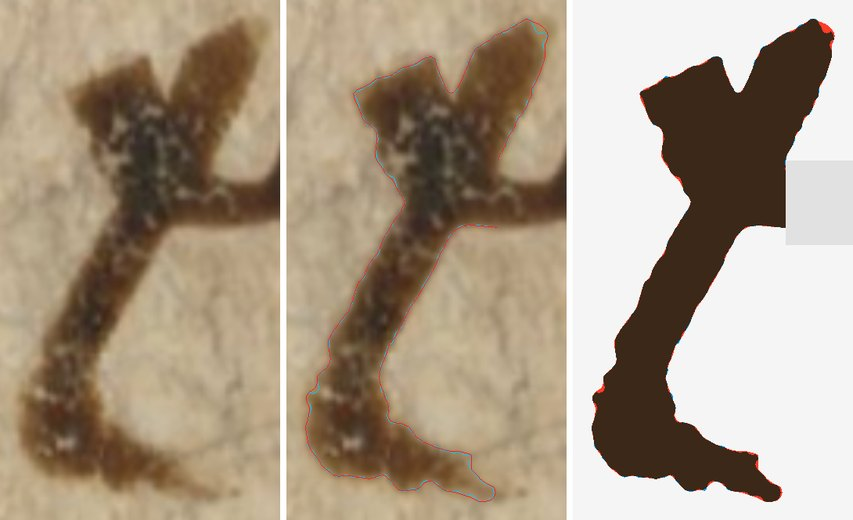
#> input picture Birmingham Hijazi (new - from the Birmingham manuscript)/source/audit/AIN.fina.jpg, 853 x 520 px
$ python dashes.py audit/AIN.fina.jpg out.png out.png
#> lines starting #> are read from the running program, lines starting #| are printed output that depends on the picture; after the words box and inside, x2 and y2 are one past the last pixel; in counts of white or black regions, pixels touching at a corner belong together
#!/usr/bin/env python3
# -*- coding: utf-8 -*-
# Copyright (c) 2026 Aland Kawa Ali
# Licensed under AANCL v1.0. See the LICENSE file.
"""
The dots of the manuscript.

The scribe writes a dot as a short slanted dash, and two or three dots as
dashes stacked one over the other; clusters of the same dashes close a verse.
This script finds the dashes that stand free on the two pages of the
Birmingham photograph, measures them (length, thickness, slant, how far
stacked dashes are apart, in the dots of a letter and in the mark that closes
a verse, and how far a dash stands from its letter), picks the
dash that is nearest to the median in all three measures, traces its outline in
the same way as the letters, and writes dash.json for build.py.  Only dashes
of dark, whole ink are candidates for tracing (ink at least 110 grey levels
darker than the parchment, outline at least 93 % of its convex hull).

Usage:  python dashes.py [manuscript/full.jpg] [dash.json] [picture.png]
Needs:  numpy, pillow, scipy, scikit-image, shapely
"""
import json
import os
import sys

import numpy as np
from PIL import Image
from scipy import ndimage as ndi
from shapely.geometry import Polygon
from skimage import measure
from skimage.morphology import convex_hull_image

sys.path.insert(0, os.path.dirname(os.path.abspath(__file__)))
import tracer as T  # noqa: E402

HERE = os.path.dirname(os.path.abspath(__file__))
K = T.K


def axes(mask, k=1):
    """Length, thickness and slant (degrees, up to the right) of a mask."""
    ys, xs = np.nonzero(mask)
    q = np.stack([xs, -ys], 1).astype(float) / k
    q -= q.mean(0)
    ev, evec = np.linalg.eigh(np.cov(q.T))
    v = evec[:, 1] if evec[0, 1] >= 0 else -evec[:, 1]
    return float(np.ptp(q @ v)), float(np.ptp(q @ evec[:, 0])), float(np.degrees(np.arctan2(v[1], v[0])))


def fine(crop, m):
    """The dash K times finer, cut at the grey half-way between its ink and the parchment;
    and how much darker than the parchment its ink is."""
    dark = np.percentile(crop[m], 20)
    paper = np.median(crop[~ndi.binary_dilation(m, iterations=3)])
    if paper - dark < 50:
        return None, 0.0
    big = T.enlarge(crop, 3) < (dark + paper) / 2
    lab, n = ndi.label(big)
    if not n:
        return None, 0.0
    keep = np.argmax(ndi.sum(big, lab, np.arange(1, n + 1))) + 1
    return lab == keep, float(paper - dark)


def find(path):
#> called with path = 'audit/AIN.fina.jpg'
    rgb = np.asarray(Image.open(path).convert('RGB')).astype(np.float32)
    g = rgb @ np.array([0.299, 0.587, 0.114], dtype=np.float32)
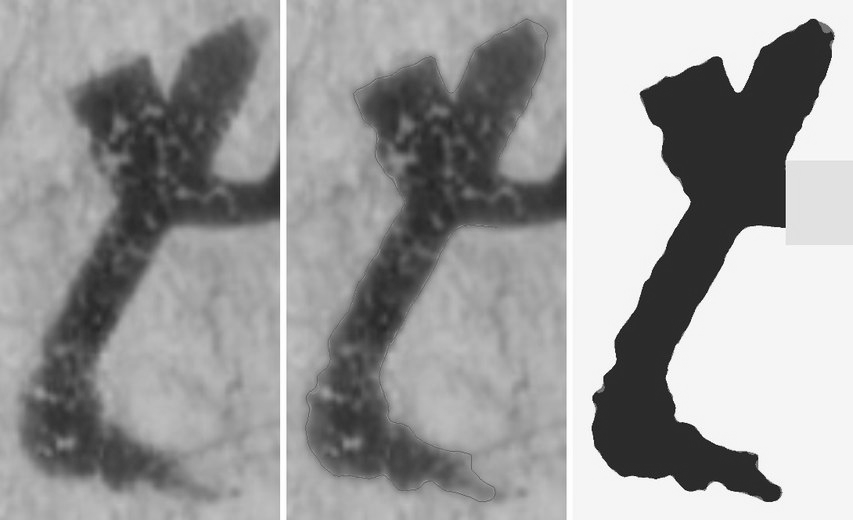
#> g: shape (520, 853) float32; min 10.85, max 255, mean 155.1
    gs = ndi.gaussian_filter(g, 0.6)
    H, W = g.shape
#> H = 520; W = 853
    paper = ndi.percentile_filter(gs[::4, ::4], 80, size=41)
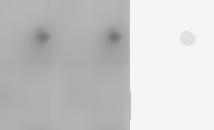
#> paper: shape (130, 214) float32; min 117.4, max 245, mean 201.9
    paper = np.asarray(Image.fromarray(paper).resize((W, H), Image.BILINEAR))
#> paper: shape (520, 853) float32
    ink = gs < (paper + 70) / 2
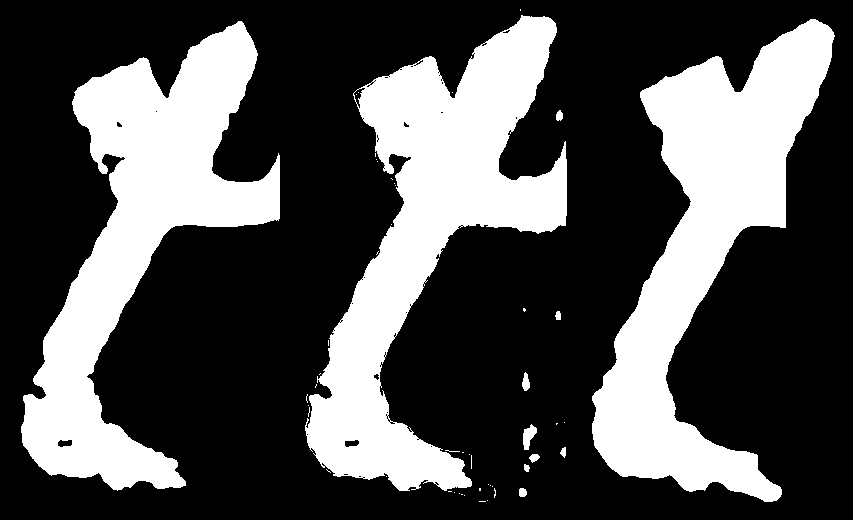
#> ink: shape (520, 853) bool; 31.3% white; 50 white regions (39 under 20 px), largest, box (x1, y1, x2, y2) and area: (305, 15, 567, 491) 47652, (592, 19, 835, 502) 45218, (21, 21, 280, 491) 45209
    lab, n = ndi.label(ink)
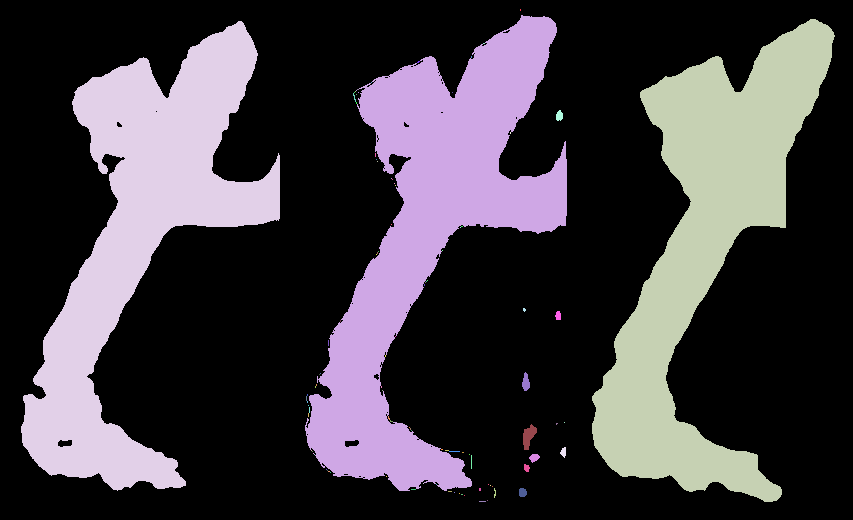
#> lab: shape (520, 853) int32; 99 distinct labels, from 0 to 98; one colour per label, 0 black
#> n = 98
    boxes = ndi.find_objects(lab)
#> boxes = 98 items
    area = ndi.sum(ink, lab, np.arange(1, n + 1))
#> area = 98 values, max 47580 at index 1, min 1 at index 7, mean 1416.8
    letters = np.isin(lab, np.nonzero(area > 400)[0] + 1)           # ink too large to be a dash
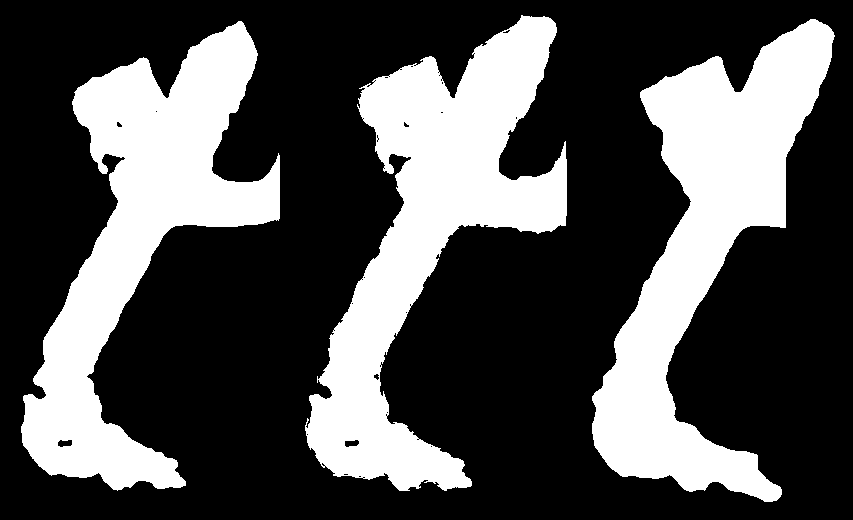
#> letters: shape (520, 853) bool; 31.1% white; 3 white regions, box (x1, y1, x2, y2) and area: (305, 15, 567, 491) 47580, (592, 19, 835, 502) 45218, (21, 21, 280, 491) 45209
    free, small = [], []
    for i, (s, a) in enumerate(zip(boxes, area), 1):
        h, w = s[0].stop - s[0].start, s[1].stop - s[1].start
        if not (35 <= a <= 330 and max(h, w) <= 48 and min(h, w) >= 5):
            continue
        cy, cx = ndi.center_of_mass(lab[s] == i)
        if w >= 1.3 * h:
            small.append((s[1].start + cx, s[0].start + cy))
        r0, r1 = max(s[0].start - 6, 0), min(s[0].stop + 6, H)
        c0, c1 = max(s[1].start - 6, 0), min(s[1].stop + 6, W)
        m = lab[r0:r1, c0:c1] == i
        if (lab[r0:r1, c0:c1] > 0).sum() > 1.15 * m.sum():           # something else in its box
            continue
        f, contrast = fine(gs[r0:r1, c0:c1], m)
        if f is None:
            continue
        L, Tk, ang = axes(f, K)
        if L / Tk < 1.7:
            continue
        # how far the dash stands from the letter it belongs to: the nearer of the ink above and below
        x = int(round(s[1].start + cx))
        col = letters[:, max(x - 4, 0):x + 5].any(axis=1)
        up = np.nonzero(col[:s[0].start][::-1])[0]
        dn = np.nonzero(col[s[0].stop:])[0]
        gaps = [int(v[0]) for v in (up, dn) if len(v)]
        free.append({'x': s[1].start + cx, 'y': s[0].start + cy, 'len': L, 'thick': Tk, 'angle': ang,
                     'gap': min(gaps) if gaps else None, 'box': (r0, r1, c0, c1), 'mask': f, 'grey': gs[r0:r1, c0:c1],
                     'contrast': contrast, 'solid': float(f.sum() / convex_hull_image(f).sum())})
#> this loop made 98 passes
#> (a, h, w) on passes 1 to 12: (2, 2, 1), (47580, 476, 262), (45218, 483, 243), (45209, 470, 259), (2, 1, 2), (2, 2, 1), (4, 2, 3), (1, 1, 1), (2, 1, 2), (1, 1, 1), (1, 1, 1), (1, 1, 1)
#> (a, h, w, cy, cx, r0, r1, c0) on passes 18, 39, 44: (60, 11, 7, 5.42, 2.98, 104, 127, 550), (44, 9, 6, 4.27, 2.82, 305, 326, 549), (103, 19, 8, 10.06, 3.48, 366, 397, 516)
#> after the loop, free = []; small = []
    small = np.array(small)
#> small = empty array
    # dashes that belong together (within 30 px of each other): two or three are the dots
    # of a letter, four to six close a verse
    group = list(range(len(small)))
#> group = []

    def root(a):
        while group[a] != a:
            group[a] = group[group[a]]
            a = group[a]
        return a

    for i in range(len(small)):
        near = np.nonzero(np.hypot(*(small[i + 1:] - small[i]).T) < 30)[0] + i + 1
        for j in near:
            group[root(int(j))] = root(i)
#> this loop made 0 passes
    members = {}
    for i in range(len(small)):
        members.setdefault(root(i), []).append(i)
#> after the loop, members = 0 items
    stack, rows, cols = [], [], []
    for m in members.values():
        p = small[m]
        for (x, y) in p:
            dx, dy = p[:, 0] - x, p[:, 1] - y
            below = (dy > 5) & (np.abs(dx) < 13)
            beside = (dx > 12) & (np.abs(dy) < 12)
            if below.any():
                j = np.nonzero(below)[0][np.argmin(np.hypot(dx[below], dy[below]))]
                (stack if len(m) <= 3 else rows if len(m) <= 6 else []).append((dx[j], dy[j]))
            if beside.any() and 4 <= len(m) <= 6:
                j = np.nonzero(beside)[0][np.argmin(np.hypot(dx[beside], dy[beside]))]
                cols.append((dx[j], dy[j]))
#> after the loop, cols = []
    return free, np.array(stack), np.array(rows), np.array(cols)


def outline(mask):
    """Outline of a fine mask in font units, about its own centre, smoothed like the letters."""
    pad = 3 * K
    F = ndi.gaussian_filter(np.pad(mask.astype(np.float32), pad), 0.45 * K)
    cont = max(measure.find_contours(F, 0.5), key=len)
    ys, xs = np.nonzero(mask)
    cx, cy = xs.mean(), ys.mean()
    poly = Polygon([((j - pad - cx) / K / T.PXU, (cy - (i - pad)) / K / T.PXU) for i, j in cont]).buffer(0)
    return T.smooth_geom(poly, 4).simplify(0.4)


def main():
    path = sys.argv[1] if len(sys.argv) > 1 else os.path.join(HERE, 'manuscript', 'full.jpg')
    out = sys.argv[2] if len(sys.argv) > 2 else os.path.join(HERE, 'dash.json')
    free, stack, rows, cols = find(path)
#> free = []; stack = empty array; rows = empty array; cols = empty array
    med = {k: float(np.median([d[k] for d in free])) for k in ('len', 'thick', 'angle')}
#> med = {'len': nan, 'thick': nan, 'angle': nan}
#> (the run stopped early here; a loop or call above may not have finished)

$ run again, on Birmingham Hijazi (new - from the Birmingham manuscript)/source/audit/AIN.isol.jpg
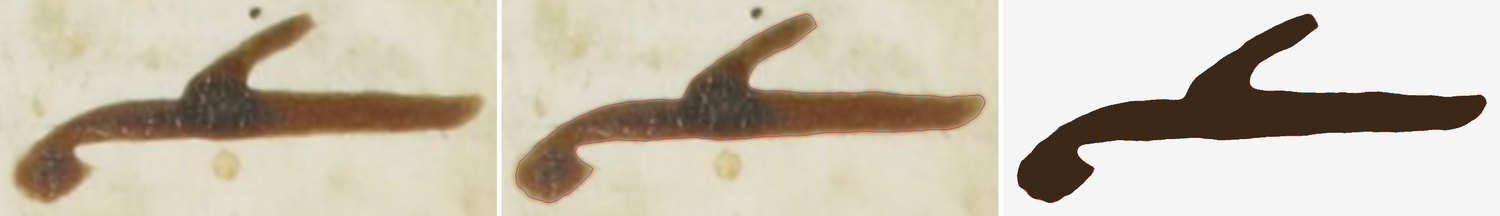
#> input picture Birmingham Hijazi (new - from the Birmingham manuscript)/source/audit/AIN.isol.jpg, 1500 x 216 px
#> ink: shape (216, 1500) bool; 21.5% white; 12 white regions (7 under 20 px), largest, box (x1, y1, x2, y2) and area: (1017, 14, 1487, 203) 23649, (515, 14, 985, 203) 23466, (16, 16, 479, 201) 22390, (250, 9, 260, 18) 68, (752, 9, 762, 18) 66
#> in find, `lab, n = ndi.label(ink)`:
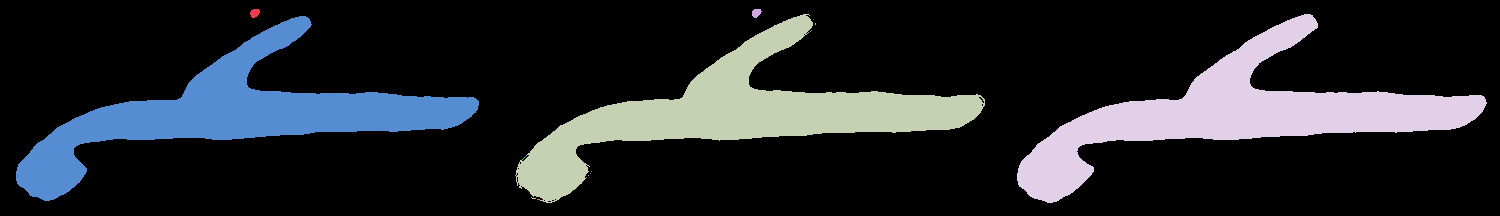
#> lab: shape (216, 1500) int32; 28 distinct labels, from 0 to 27; one colour per label, 0 black
#> in find, `lab, n = ndi.label(ink)`: n = 27
#> boxes = 27 items
#> area = 27 values, max 23649 at index 3, min 1 at index 4, mean 2579.7
#> letters: shape (216, 1500) bool; 21.4% white; 3 white regions, box (x1, y1, x2, y2) and area: (1017, 14, 1487, 203) 23649, (516, 14, 985, 203) 23450, (16, 16, 479, 201) 22390
#> the loop in find, `for i, (s, a) in enumerate(zip(boxes, area), 1):` made 27 passes
#> (a, h, w) on passes 3 to 10: (23450, 189, 469), (23649, 189, 470), (1, 1, 1), (22390, 185, 463), (1, 1, 1), (2, 2, 1), (1, 1, 1), (1, 1, 1)
#> after the loop in find, `for i, (s, a) in enumerate(zip(boxes, area), 1):`:
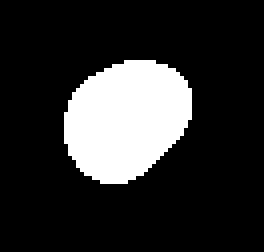
#> f: shape (63, 66) bool (shown 4 times larger); 18% white; 1 white region, box (x1, y1, x2, y2) and area: (16, 15, 48, 46) 749
#> after the loop in find, `for i, (s, a) in enumerate(zip(boxes, area), 1):`: free = []
#> in find, `small = np.array(small)`: small = empty array
#> group = []
#> after the loop in find, `for i in range(len(small)):`: members = 0 items
#> after the loop in find, `for m in members.values():`: cols = []
#> in main, `free, stack, rows, cols = find(path)`: stack = empty array
#> med = {'len': nan, 'thick': nan, 'angle': nan}

$ run again, on Birmingham Hijazi (new - from the Birmingham manuscript)/source/audit/AIN.medi.jpg
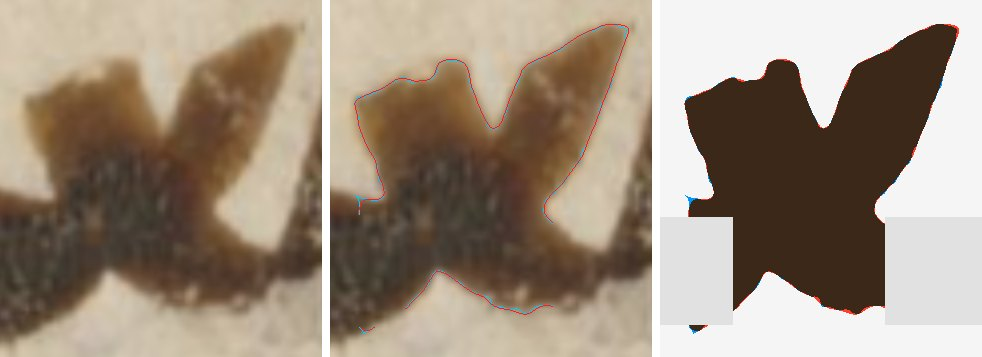
#> input picture Birmingham Hijazi (new - from the Birmingham manuscript)/source/audit/AIN.medi.jpg, 982 x 357 px
#> ink: shape (357, 982) bool; 46.2% white; 6 white regions (1 under 20 px), largest, box (x1, y1, x2, y2) and area: (330, 23, 652, 343) 59557, (0, 27, 322, 343) 57609, (684, 24, 959, 315) 44671, (689, 325, 707, 333) 93, (608, 293, 616, 302) 47
#> in find, `lab, n = ndi.label(ink)`:
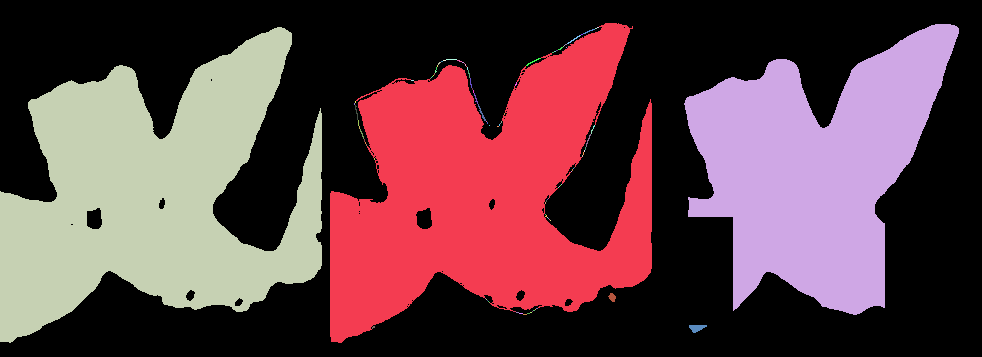
#> lab: shape (357, 982) int32; 105 distinct labels, from 0 to 104; one colour per label, 0 black
#> n = 104
#> boxes = 104 items
#> area = 104 values, max 59182 at index 0, min 1 at index 9, mean 1557.5
#> letters: shape (357, 982) bool; 46.1% white; 3 white regions, box (x1, y1, x2, y2) and area: (330, 23, 652, 343) 59182, (0, 27, 322, 343) 57609, (684, 24, 959, 315) 44671
#> the loop in find, `for i, (s, a) in enumerate(zip(boxes, area), 1):` made 104 passes
#> (a, h, w) on passes 1 to 8: (59182, 320, 322), (44671, 291, 275), (57609, 316, 322), (2, 1, 2), (2, 1, 2), (16, 5, 12), (2, 1, 2), (22, 9, 14)
#> after the loop in find, `for i, (s, a) in enumerate(zip(boxes, area), 1):`:
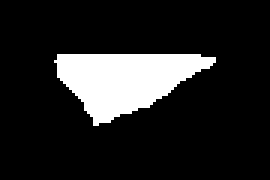
#> f: shape (60, 90) bool (shown 3 times larger); 14.3% white; 1 white region, box (x1, y1, x2, y2) and area: (18, 18, 72, 42) 770
#> after the loop in find, `for i, (s, a) in enumerate(zip(boxes, area), 1):`: free = 1 item; small = [(696.5, 327.5)]
#> in find, `small = np.array(small)`: small = [[696.5, 327.5]]
#> group = [0]
#> the loop in find, `for i in range(len(small)):` made 1 pass
#> after the loop in find, `for i in range(len(small)):`: members = {0: [0]}
#> the loop in find, `for m in members.values():` made 1 pass
#> (m, p) on pass 1: ([0], [[696.5, 327.5]])
#> after the loop in find, `for m in members.values():`: cols = []
#> in main, `free, stack, rows, cols = find(path)`: free = 1 item; stack = empty array
#> med = {'len': 17.59, 'thick': 8.12, 'angle': 6.65}
#> iqr = {'len': [17.59, 17.59], 'thick': [8.12, 8.12], 'angle': [6.65, 6.65]}
#> gaps = []
#> clean = 1 item

$ run again, on Birmingham Hijazi (new - from the Birmingham manuscript)/source/audit/ALIF.fina.jpg
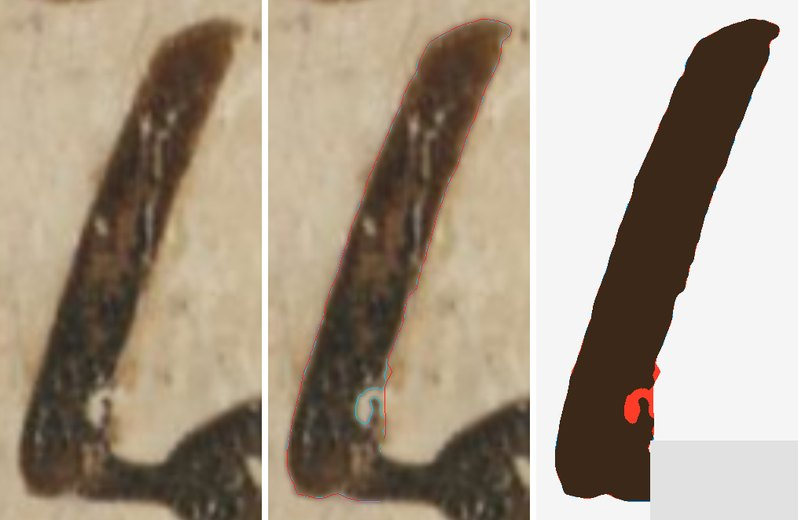
#> input picture Birmingham Hijazi (new - from the Birmingham manuscript)/source/audit/ALIF.fina.jpg, 798 x 520 px
#> in find, `ink = gs < (paper + 70) / 2`:
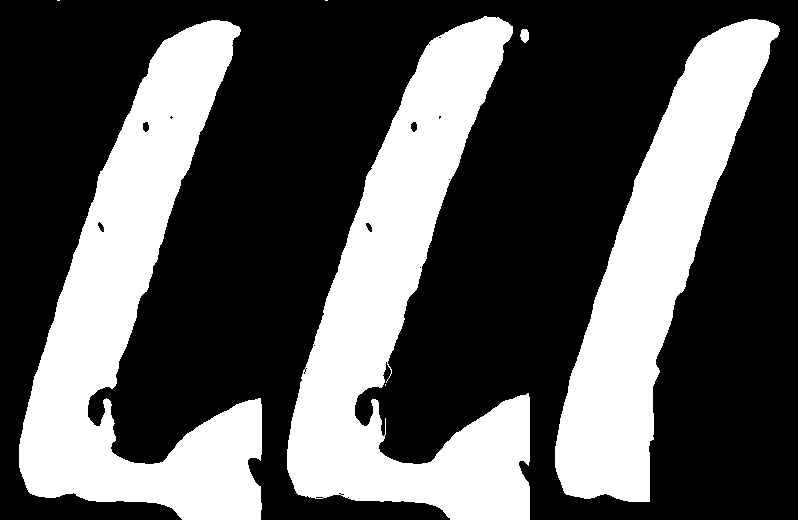
#> ink: shape (520, 798) bool; 34% white; 7 white regions (3 under 20 px), largest, box (x1, y1, x2, y2) and area: (287, 16, 530, 520) 50961, (19, 20, 262, 520) 50019, (555, 19, 780, 502) 39828, (520, 29, 529, 43) 98
#> in find, `lab, n = ndi.label(ink)`:
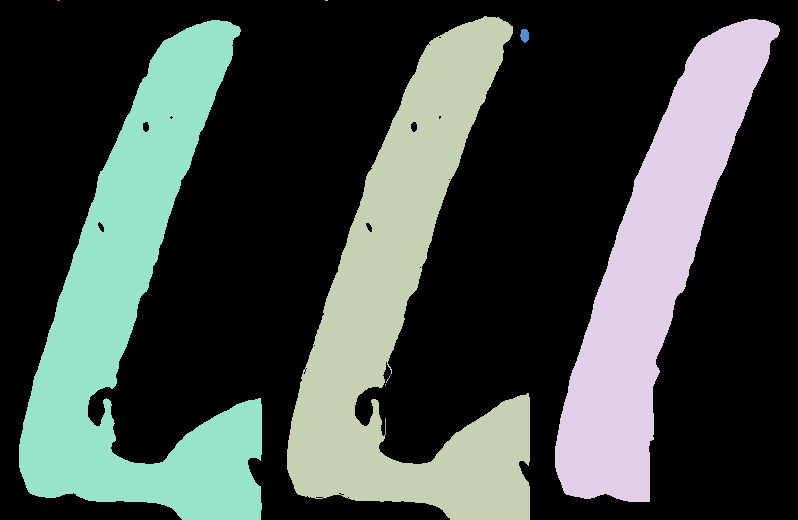
#> lab: shape (520, 798) int32; 14 distinct labels, from 0 to 13; one colour per label, 0 black
#> n = 13
#> boxes = 13 items
#> area = [3, 3, 50935, 39828, 50019, 98, 2, 2, 1, 2, 2, 2, 17]
#> letters: shape (520, 798) bool; 33.9% white; 3 white regions, box (x1, y1, x2, y2) and area: (287, 16, 530, 520) 50935, (19, 20, 262, 520) 50019, (555, 19, 780, 502) 39828
#> the loop in find, `for i, (s, a) in enumerate(zip(boxes, area), 1):` made 13 passes
#> (a, h, w) on passes 1, 2, 3, 4, 5, 7, 8, 9: (3, 1, 3), (3, 1, 3), (50935, 504, 243), (39828, 483, 225), (50019, 500, 243), (2, 2, 1), (2, 2, 1), (1, 1, 1)
#> after the loop in find, `for i, (s, a) in enumerate(zip(boxes, area), 1):`: free = []
#> in find, `small = np.array(small)`: small = empty array
#> group = []
#> after the loop in find, `for i in range(len(small)):`: members = 0 items
#> after the loop in find, `for m in members.values():`: cols = []
#> in main, `free, stack, rows, cols = find(path)`: stack = empty array
#> med = {'len': nan, 'thick': nan, 'angle': nan}
